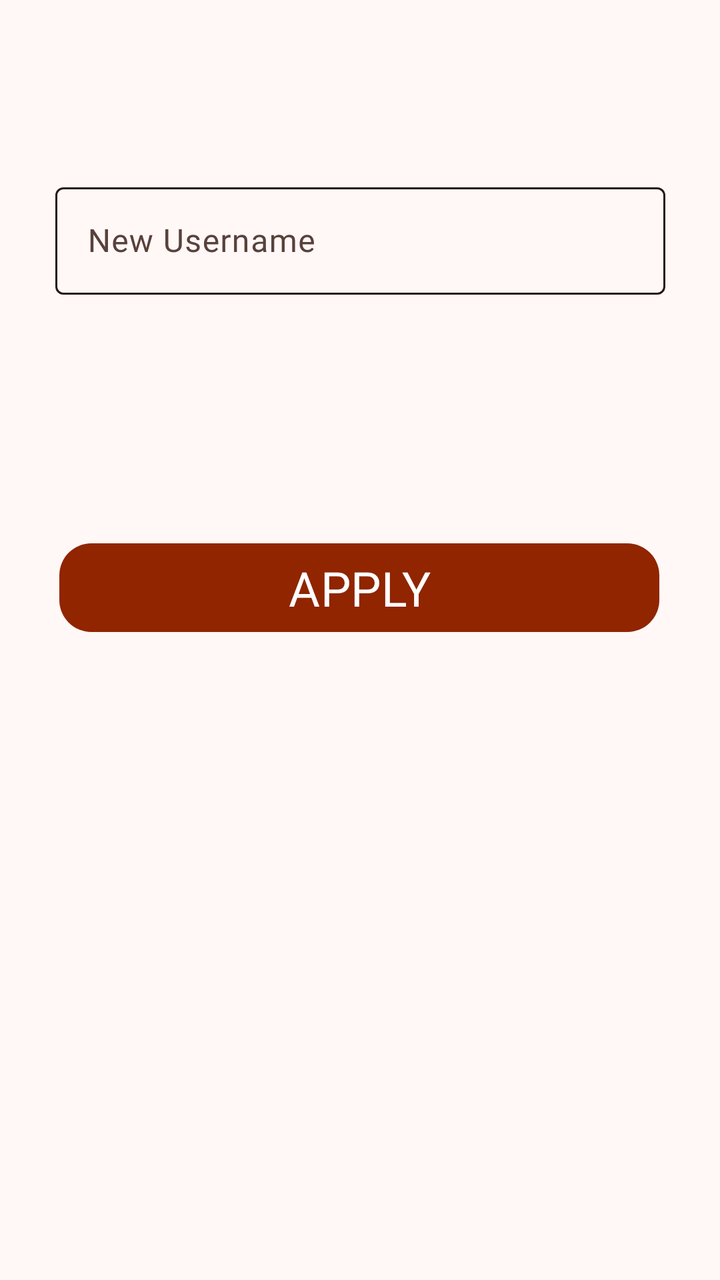
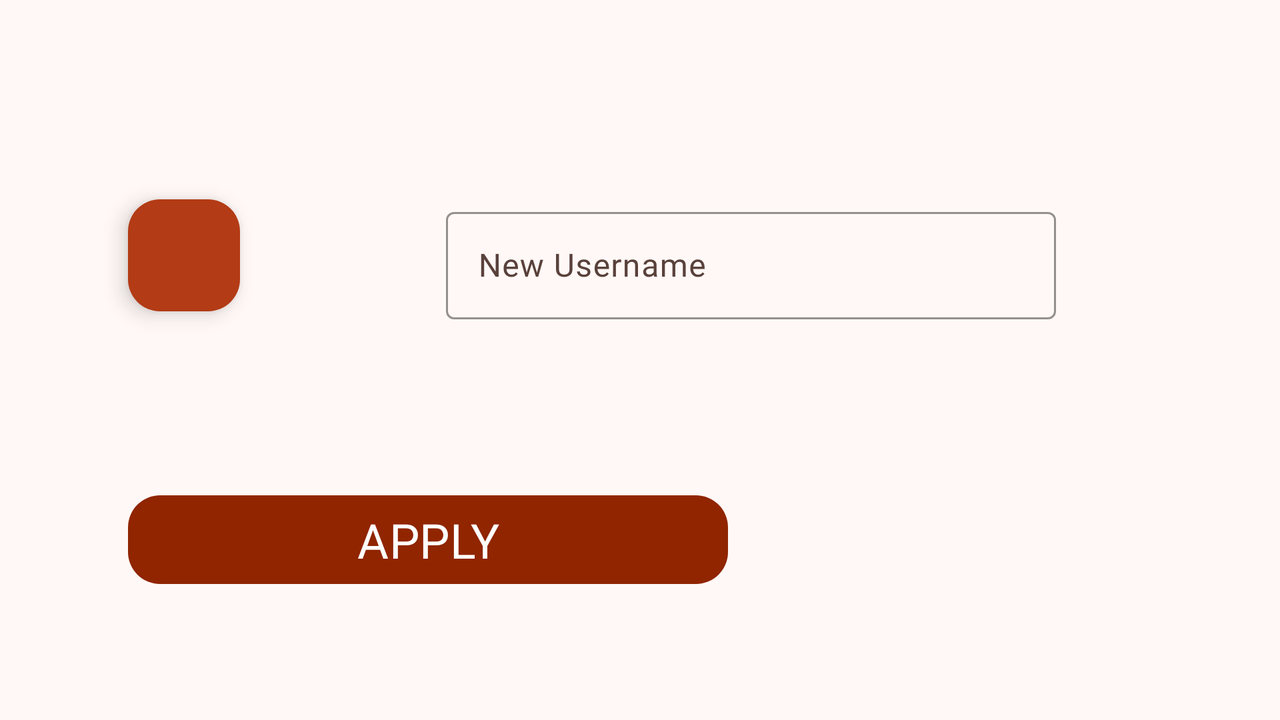

The same Android screen from two of the app's own layout files: first res/layout/ as a phone draws it, then the repository's variant for another configuration, drawn on a device whose configuration selects that folder. Both files follow.
<!-- AndroidManifest.xml: application theme AppTheme -->
<!-- res/layout/change_username.xml -->
<?xml version="1.0" encoding="utf-8"?>
<androidx.constraintlayout.widget.ConstraintLayout xmlns:android="http://schemas.android.com/apk/res/android"
    android:layout_width="match_parent"
    android:layout_height="match_parent"
    xmlns:app="http://schemas.android.com/apk/res-auto"
    android:background="?colorSurface">

    <com.google.android.material.floatingactionbutton.FloatingActionButton
        android:id="@+id/backToOptionsBtn"
        android:layout_width="56dp"
        android:layout_height="56dp"
        android:layout_marginBottom="100dp"
        android:clickable="true"
        android:elevation="6dp"
        app:layout_constraintBottom_toTopOf="@+id/newUsernameInputContainer"
        app:layout_constraintEnd_toEndOf="parent"
        app:layout_constraintHorizontal_bias="0.149"
        app:layout_constraintStart_toStartOf="parent"
        app:layout_constraintTop_toTopOf="parent"
        app:layout_constraintVertical_bias="1.0"
        app:srcCompat="@drawable/back" />

    <com.google.android.material.textfield.TextInputLayout
        android:id="@+id/newUsernameInputContainer"
        android:layout_width="305dp"
        android:layout_height="wrap_content"
        android:layout_marginBottom="100dp"
        app:boxBackgroundMode="outline"
        app:boxStrokeColor="@color/edit_text_stroke_color"
        app:errorEnabled="true"
        app:layout_constraintBottom_toTopOf="@+id/changeUsernameBtn"
        app:layout_constraintEnd_toEndOf="parent"
        app:layout_constraintStart_toStartOf="parent">

        <com.google.android.material.textfield.TextInputEditText
            android:id="@+id/newUsernameInput"
            android:layout_width="match_parent"
            android:layout_height="wrap_content"
            android:fontFamily="@font/noto_sans_bold"
            android:hint="@string/new_username_hint"
            android:inputType="text"
            android:padding="16dp" />
    </com.google.android.material.textfield.TextInputLayout>

    <com.google.android.material.button.MaterialButton
        android:id="@+id/changeUsernameBtn"
        android:layout_width="300dp"
        android:layout_height="wrap_content"
        android:layout_marginBottom="320dp"
        android:text="@string/apply_changes"
        android:textSize="24sp"
        android:fontFamily="@font/noto_sans_bold"
        app:backgroundTint="?colorPrimary"
        app:cornerRadius="16dp"
        app:iconGravity="textStart"
        app:iconPadding="12dp"
        app:layout_constraintBottom_toBottomOf="parent"
        app:layout_constraintEnd_toEndOf="parent"
        app:layout_constraintHorizontal_bias="0.495"
        app:layout_constraintStart_toStartOf="parent" />

</androidx.constraintlayout.widget.ConstraintLayout>
<!-- resources referenced by this layout -->
<resources>
  <string name="apply_changes">APPLY</string>
  <string name="new_username_hint">New Username</string>
  <color name="md_theme_primary">#902500</color>
  <color name="md_theme_onPrimary">#FFFFFF</color>
  <color name="md_theme_primaryContainer">#B33B15</color>
  <color name="md_theme_onPrimaryContainer">#FFDAD0</color>
  <color name="md_theme_secondary">#8E4C39</color>
  <color name="md_theme_onSecondary">#FFFFFF</color>
  <color name="md_theme_secondaryContainer">#FEA991</color>
  <color name="md_theme_onSecondaryContainer">#793B29</color>
  <color name="md_theme_tertiary">#745B00</color>
  <color name="md_theme_onTertiary">#FFFFFF</color>
  <color name="md_theme_tertiaryContainer">#C8A84A</color>
  <color name="md_theme_onTertiaryContainer">#4F3D00</color>
  <color name="md_theme_error">#BA1A1A</color>
  <color name="md_theme_onError">#FFFFFF</color>
  <color name="md_theme_errorContainer">#FFDAD6</color>
  <color name="md_theme_onErrorContainer">#93000A</color>
  <color name="md_theme_background">#FFF8F6</color>
  <color name="md_theme_onBackground">#251915</color>
  <color name="md_theme_surface">#FFF8F6</color>
  <color name="md_theme_onSurface">#251915</color>
  <color name="md_theme_surfaceVariant">#FEDBD2</color>
  <color name="md_theme_onSurfaceVariant">#59413B</color>
  <color name="md_theme_outline">#8C7169</color>
  <color name="md_theme_outlineVariant">#E0BFB7</color>
  <color name="md_theme_inverseSurface">#3C2D29</color>
  <color name="md_theme_inverseOnSurface">#FFEDE8</color>
  <color name="md_theme_inversePrimary">#FFB5A0</color>
  <color name="md_theme_primaryFixed">#FFDBD1</color>
  <color name="md_theme_onPrimaryFixed">#3B0900</color>
  <color name="md_theme_primaryFixedDim">#FFB5A0</color>
  <color name="md_theme_onPrimaryFixedVariant">#862200</color>
  <color name="md_theme_secondaryFixed">#FFDBD1</color>
  <color name="md_theme_onSecondaryFixed">#390B01</color>
  <color name="md_theme_secondaryFixedDim">#FFB5A0</color>
  <color name="md_theme_onSecondaryFixedVariant">#713524</color>
  <color name="md_theme_tertiaryFixed">#FFE08B</color>
  <color name="md_theme_onTertiaryFixed">#241A00</color>
  <color name="md_theme_tertiaryFixedDim">#E5C362</color>
  <color name="md_theme_onTertiaryFixedVariant">#584400</color>
  <color name="md_theme_surfaceDim">#EDD5CF</color>
  <color name="md_theme_surfaceBright">#FFF8F6</color>
  <color name="md_theme_surfaceContainerLowest">#FFFFFF</color>
  <color name="md_theme_surfaceContainerLow">#FFF1ED</color>
  <color name="md_theme_surfaceContainer">#FFE9E4</color>
  <color name="md_theme_surfaceContainerHigh">#FBE3DD</color>
  <color name="md_theme_surfaceContainerHighest">#F6DDD7</color>
</resources>
<!-- res/layout-land/change_username.xml (the repository's variant of the layout above) -->
<!-- drawn on the phone turned sideways -->
<?xml version="1.0" encoding="utf-8"?>
<androidx.constraintlayout.widget.ConstraintLayout xmlns:android="http://schemas.android.com/apk/res/android"
    xmlns:app="http://schemas.android.com/apk/res-auto"
    android:layout_width="match_parent"
    android:layout_height="match_parent"
    android:background="?colorSurface">

    <com.google.android.material.floatingactionbutton.FloatingActionButton
        android:id="@+id/backToOptionsBtn"
        android:layout_width="56dp"
        android:layout_height="56dp"
        android:layout_marginStart="64dp"
        android:layout_marginBottom="88dp"
        android:clickable="true"
        android:elevation="6dp"
        app:layout_constraintBottom_toTopOf="@+id/changeUsernameBtn"
        app:layout_constraintStart_toStartOf="parent"
        app:srcCompat="@drawable/back" />

    <com.google.android.material.textfield.TextInputLayout
        android:id="@+id/newUsernameInputContainer"
        android:layout_width="305dp"
        android:layout_height="wrap_content"
        android:layout_marginEnd="112dp"
        android:layout_marginBottom="180dp"
        app:boxBackgroundMode="outline"
        app:boxStrokeColor="@color/stroke_color"
        app:errorEnabled="true"
        app:layout_constraintBottom_toBottomOf="parent"
        app:layout_constraintEnd_toEndOf="parent">

        <com.google.android.material.textfield.TextInputEditText
            android:id="@+id/newUsernameInput"
            android:layout_width="match_parent"
            android:layout_height="wrap_content"
            android:fontFamily="@font/noto_sans_bold"
            android:hint="@string/new_username_hint"
            android:inputType="text"
            android:padding="16dp" />
    </com.google.android.material.textfield.TextInputLayout>

    <com.google.android.material.button.MaterialButton
        android:id="@+id/changeUsernameBtn"
        android:layout_width="300dp"
        android:layout_height="wrap_content"
        android:layout_marginStart="64dp"
        android:layout_marginBottom="64dp"
        android:fontFamily="@font/noto_sans_bold"
        android:text="@string/apply_changes"
        android:textSize="24sp"
        app:backgroundTint="?colorPrimary"
        app:cornerRadius="16dp"
        app:iconGravity="textStart"
        app:iconPadding="12dp"
        app:layout_constraintBottom_toBottomOf="parent"
        app:layout_constraintStart_toStartOf="parent" />

</androidx.constraintlayout.widget.ConstraintLayout>
